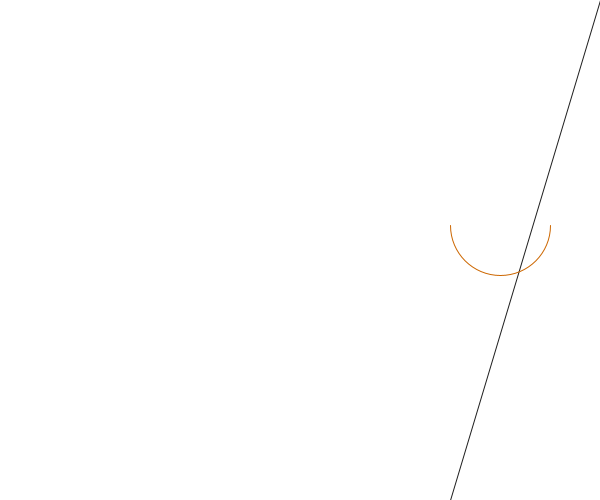
Frame 1 (no input)
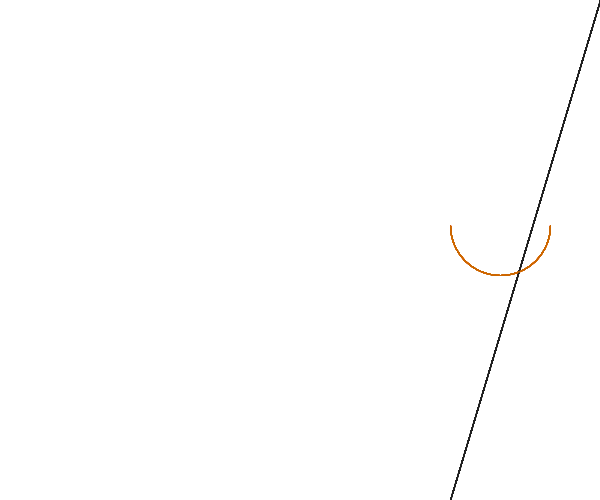
Frame 60 (the mouse pressed at the canvas centre just before this capture)
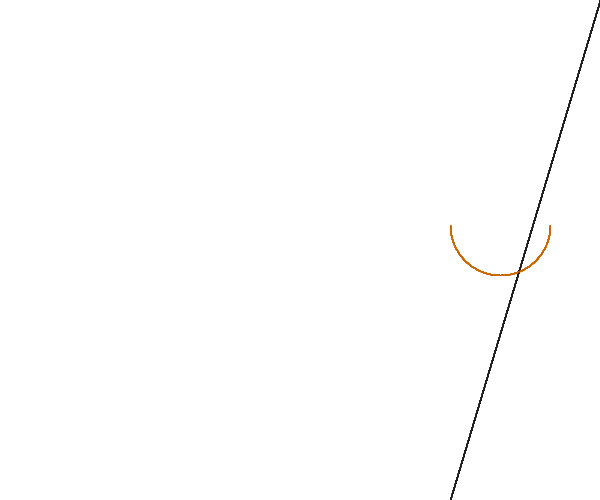
Frame 120 (the mouse held since frame 60 and released just before this capture)

The Processing sketch that drew these frames (run headless with seeded random() and noise(); from frame 60 on, the mouse is pressed at the canvas centre):

// Processing sketch: sketch_305
// ── sketch_305.pde
void setup(){
  size(600, 500);
  background(255);
}
  
void draw(){
  strokeWeight(1);
  stroke(30);
  smooth();
  
  point(width,0);
  point(450,500);
  line(width,0,450,500);
  
  noFill();
  stroke(204,102,0);
  //arc(500, 225, 100, 80, PI+QUARTER_PI, TWO_PI);
  //arc(500, 225, 100, 80, QUARTER_PI, TWO_PI);
  arc(500, 225, 100, 100, 0, TWO_PI/2);
  }
